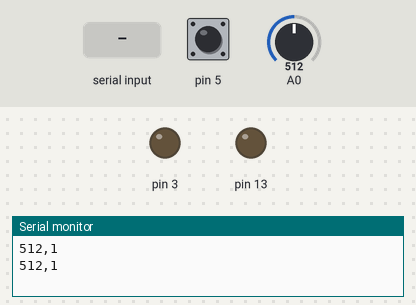
This sketch was run on a simulated Arduino Uno, built with avr-gcc and run on an emulated ATmega328P. Parts: output pins drawn as LEDs (lit = HIGH), the last lines printed to the serial monitor. Inputs (shaded band) come from the test bench; at power-on: pin 5 HIGH, A0 = 512.

Above: at 1.2 s.
1.3 s: "1,90\n" received over Serial
At 2.3 s:
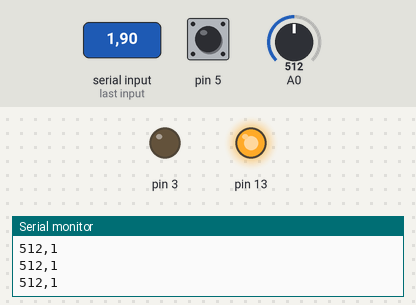
4.5 s: "1\n" received over Serial
At 6.7 s:
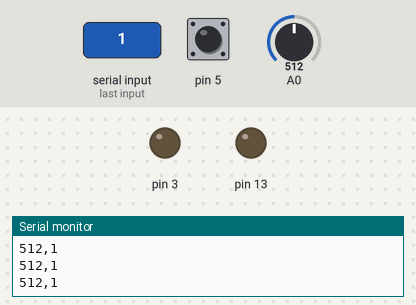
7.5 s: "1,90,45\n" received over Serial
At 8.1 s:
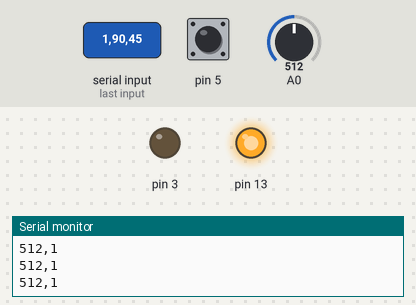
Timing chart, 0 to 10.5 s (numbered marks = the images above; inputs shaded):
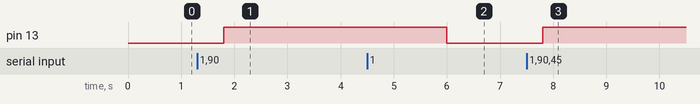

The sketch:

Exercicio_ARDUINO_COM_VB_2.ino
```cpp
void setup() {
  // put your setup code here, to run once:
  Serial.begin(9600);
  pinMode (13, OUTPUT);
  pinMode(5, INPUT_PULLUP);
}

int oque ;

void loop() {
  // put your main code here, to run repeatedly:


  if (Serial.available() > 0)
  {
    oque = Serial.parseInt();
    int quanto = Serial.parseInt();

    if (oque == 0)
    {
      analogWrite(3, quanto);
    }
    if (oque == 1)
    {

      digitalWrite(13, quanto);
    }

  }

    Serial.print(analogRead(A0));
    Serial.print(",");
    Serial.println(digitalRead(5));
    delay(600);


}
```

Measured:
- after the input at 1.3 s, pin 13: LOW → HIGH after 0.50 s
- after the input at 4.5 s, pin 13: HIGH → LOW after 1.5 s
- after the input at 7.5 s, pin 13: LOW → HIGH after 0.30 s
